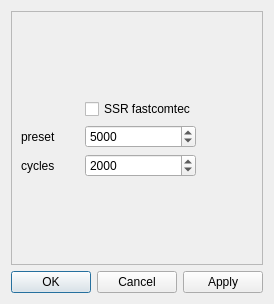
<?xml version="1.0" encoding="UTF-8"?>
<ui version="4.0">
 <class>Dialog</class>
 <widget class="QDialog" name="Dialog">
  <property name="geometry">
   <rect>
    <x>0</x>
    <y>0</y>
    <width>255</width>
    <height>304</height>
   </rect>
  </property>
  <property name="windowTitle">
   <string>Predefined Methods Config</string>
  </property>
  <property name="locale">
   <locale language="English" country="UnitedStates"/>
  </property>
  <layout class="QGridLayout" name="gridLayout">
   <item row="1" column="0">
    <widget class="QDialogButtonBox" name="buttonBox">
     <property name="orientation">
      <enum>Qt::Horizontal</enum>
     </property>
     <property name="standardButtons">
      <set>QDialogButtonBox::Apply|QDialogButtonBox::Cancel|QDialogButtonBox::Ok</set>
     </property>
    </widget>
   </item>
   <item row="0" column="0">
    <widget class="QScrollArea" name="scrollArea">
     <property name="widgetResizable">
      <bool>true</bool>
     </property>
     <widget class="QWidget" name="scrollAreaWidgetContents">
      <property name="geometry">
       <rect>
        <x>0</x>
        <y>0</y>
        <width>235</width>
        <height>255</height>
       </rect>
      </property>
      <layout class="QVBoxLayout" name="verticalLayout_2">
       <item>
        <layout class="QGridLayout" name="gridLayout_3">
         <item row="1" column="1">
          <widget class="QSpinBox" name="preset_SpinBox">
           <property name="maximum">
            <number>999999999</number>
           </property>
           <property name="value">
            <number>5000</number>
           </property>
          </widget>
         </item>
         <item row="0" column="2">
          <spacer name="horizontalSpacer">
           <property name="orientation">
            <enum>Qt::Horizontal</enum>
           </property>
           <property name="sizeHint" stdset="0">
            <size>
             <width>40</width>
             <height>20</height>
            </size>
           </property>
          </spacer>
         </item>
         <item row="0" column="0">
          <spacer name="horizontalSpacer_2">
           <property name="orientation">
            <enum>Qt::Horizontal</enum>
           </property>
           <property name="sizeHint" stdset="0">
            <size>
             <width>40</width>
             <height>20</height>
            </size>
           </property>
          </spacer>
         </item>
         <item row="0" column="1">
          <widget class="QCheckBox" name="ssr_fastcomtec_Checkbox">
           <property name="text">
            <string>SSR fastcomtec</string>
           </property>
          </widget>
         </item>
         <item row="2" column="1">
          <widget class="QSpinBox" name="cycles_SpinBox">
           <property name="maximum">
            <number>999999999</number>
           </property>
           <property name="value">
            <number>2000</number>
           </property>
          </widget>
         </item>
         <item row="1" column="0">
          <widget class="QLabel" name="label">
           <property name="text">
            <string>preset</string>
           </property>
          </widget>
         </item>
         <item row="2" column="0">
          <widget class="QLabel" name="label_2">
           <property name="text">
            <string>cycles</string>
           </property>
          </widget>
         </item>
        </layout>
       </item>
      </layout>
     </widget>
    </widget>
   </item>
  </layout>
 </widget>
 <resources/>
 <connections>
  <connection>
   <sender>buttonBox</sender>
   <signal>accepted()</signal>
   <receiver>Dialog</receiver>
   <slot>accept()</slot>
   <hints>
    <hint type="sourcelabel">
     <x>248</x>
     <y>254</y>
    </hint>
    <hint type="destinationlabel">
     <x>157</x>
     <y>274</y>
    </hint>
   </hints>
  </connection>
  <connection>
   <sender>buttonBox</sender>
   <signal>rejected()</signal>
   <receiver>Dialog</receiver>
   <slot>reject()</slot>
   <hints>
    <hint type="sourcelabel">
     <x>316</x>
     <y>260</y>
    </hint>
    <hint type="destinationlabel">
     <x>286</x>
     <y>274</y>
    </hint>
   </hints>
  </connection>
 </connections>
</ui>
